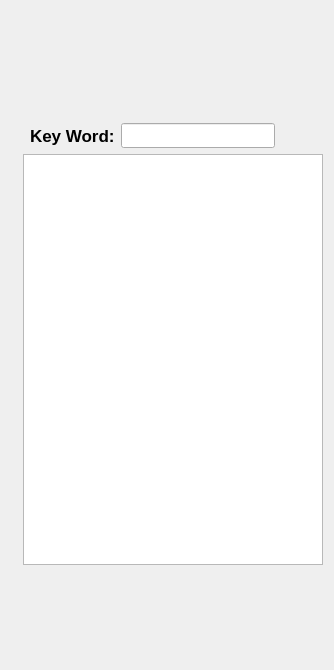
<?xml version="1.0" encoding="UTF-8"?>
<ui version="4.0">
 <class>search_dialog</class>
 <widget class="QDialog" name="search_dialog">
  <property name="geometry">
   <rect>
    <x>0</x>
    <y>0</y>
    <width>334</width>
    <height>670</height>
   </rect>
  </property>
  <property name="minimumSize">
   <size>
    <width>334</width>
    <height>540</height>
   </size>
  </property>
  <property name="maximumSize">
   <size>
    <width>1000</width>
    <height>1000</height>
   </size>
  </property>
  <property name="windowTitle">
   <string>Search Dialog</string>
  </property>
  <widget class="QListWidget" name="listWidget">
   <property name="geometry">
    <rect>
     <x>23</x>
     <y>154</y>
     <width>300</width>
     <height>411</height>
    </rect>
   </property>
   <property name="font">
    <font>
     <family>文泉驿等宽微米黑</family>
     <pointsize>12</pointsize>
    </font>
   </property>
   <property name="horizontalScrollBarPolicy">
    <enum>Qt::ScrollBarAlwaysOff</enum>
   </property>
  </widget>
  <widget class="QWidget" name="layoutWidget">
   <property name="geometry">
    <rect>
     <x>30</x>
     <y>120</y>
     <width>291</width>
     <height>31</height>
    </rect>
   </property>
   <layout class="QHBoxLayout" name="horizontalLayout">
    <item>
     <widget class="QLabel" name="label">
      <property name="font">
       <font>
        <family>Ubuntu</family>
        <pointsize>13</pointsize>
        <weight>75</weight>
        <bold>true</bold>
       </font>
      </property>
      <property name="text">
       <string>Key Word:</string>
      </property>
     </widget>
    </item>
    <item>
     <widget class="QLineEdit" name="lineEdit">
      <property name="font">
       <font>
        <family>文泉驿等宽微米黑</family>
       </font>
      </property>
     </widget>
    </item>
    <item>
     <widget class="QPushButton" name="searchButton">
      <property name="focusPolicy">
       <enum>Qt::NoFocus</enum>
      </property>
      <property name="text">
       <string/>
      </property>
      <property name="flat">
       <bool>true</bool>
      </property>
     </widget>
    </item>
   </layout>
  </widget>
  <widget class="QPushButton" name="pushButton">
   <property name="geometry">
    <rect>
     <x>160</x>
     <y>610</y>
     <width>23</width>
     <height>23</height>
    </rect>
   </property>
   <property name="text">
    <string/>
   </property>
   <property name="flat">
    <bool>true</bool>
   </property>
  </widget>
 </widget>
 <resources/>
 <connections>
  <connection>
   <sender>pushButton</sender>
   <signal>clicked()</signal>
   <receiver>search_dialog</receiver>
   <slot>close()</slot>
   <hints>
    <hint type="sourcelabel">
     <x>168</x>
     <y>624</y>
    </hint>
    <hint type="destinationlabel">
     <x>261</x>
     <y>618</y>
    </hint>
   </hints>
  </connection>
 </connections>
</ui>
